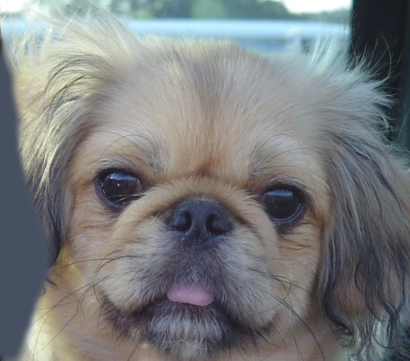
#> input picture project2/images/dog.bmp, 410 x 361 px
$ python project2.py
#> lines starting #> are read from the running program, lines starting #| are printed output that depends on the picture
### project2/utils.py
import cv2
import numpy as np
import matplotlib
import matplotlib.pyplot as plt

# [24 lines left out: function vis_hybrid_image, not called in this run]

def im2single(im):
  im = im.astype(np.float32) / 255
  return im

# [4 lines left out: function single2im, not called in this run]

def load_image(path):
#> called with path = '../project2/images/dog.bmp'
  return im2single(cv2.imread(path))[:, :, ::-1]
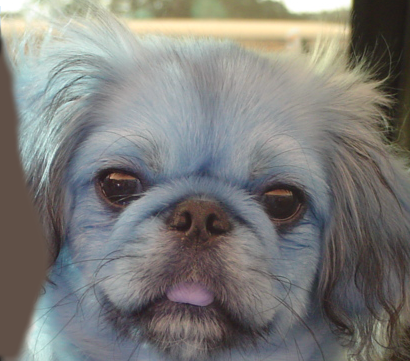
#> returned value: shape (361, 410, 3) float32; mean of channels 0, 1, 2 0.475, 0.488, 0.49; drawn as B, G, R
#> call 2 of load_image, with path = '../project2/images/cat.bmp'
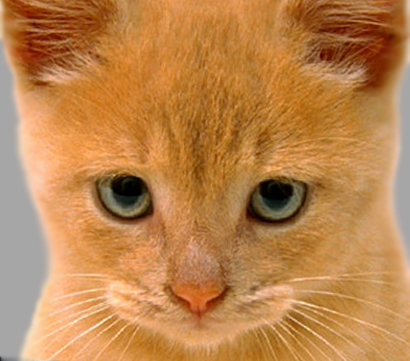
#> input picture project2/images/cat.bmp, 410 x 361 px
#> in load_image (call 2), `return im2single(cv2.imread(path))[:, :, ::-1]`:
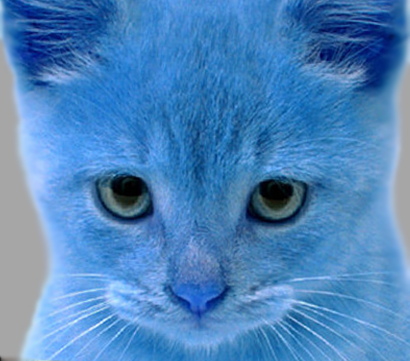
#> returned value: shape (361, 410, 3) float32; mean of channels 0, 1, 2 0.738, 0.52, 0.302; drawn as B, G, R

def save_image(path, im):
  return cv2.imwrite(path, single2im(im.copy())[:, :, ::-1])

# [9 lines that do not run on import are left out]

### project2/project2.py
import numpy as np
import matplotlib.pyplot as plt
import utils as u
import cv2

def my_imfilter(image, filter):
  """
  Apply a filter to an image. Return the filtered image.

  Args
  - image: numpy nd-array of dim (m, n, c)
  - filter: numpy nd-array of dim (k, k)
  Returns
  - filtered_image: numpy nd-array of dim (m, n, c)

  HINTS:
  - You may not use any libraries that do the work for you. Using numpy to work
   with matrices is fine and encouraged. Using opencv or similar to do the
   filtering for you is not allowed.
  - I encourage you to try implementing this naively first, just be aware that
   it may take an absurdly long time to run. You will need to get a function
   that takes a reasonable amount of time to run so that I can finish grading
   before the heat death of the universe.
   your code works.
  - Remember these are RGB images, accounting for the final image dimension.
  """

  assert filter.shape[0] % 2 == 1
  assert filter.shape[1] % 2 == 1

  ############################
  ### TODO: YOUR CODE HERE ###

  imageArray = np.dsplit(image, 1)
#> imageArray = 1 item
  imageMultiArray = np.array(imageArray)
  newFilteredArray = imageMultiArray.copy()
  imageRGBList = []
  imageWidth = len(imageMultiArray[0][0])
#> imageWidth = 410
  imageHeight = len(imageMultiArray[0])
#> imageHeight = 361
  imageRGBValues = len(imageMultiArray[0][0][0])
#> imageRGBValues = 3

  filterWidth = len(filter[0])
  filterHeight = len(filter)

  halfFilterWidth = filterWidth // 2
  halfFilterHeight = filterHeight // 2

  # [5 lines of commented-out code are left out]

  imageConv = np.zeros(image.shape)

  # halfFilterHeight, imageHeight - halfFilterHeight
  # halfFilterWidth, imageWidth - halfFilterWidth

  newFilteredValues = []
  for numberOfRows in range(imageHeight + filterHeight):
    tempNewFilteredValues = []
    for lengthOfRow in range(imageWidth + filterWidth):
      # sum = 0
      for numberOfFilterRows in range(filterHeight):
        for lengthOfFilterRow in range(filterWidth):
          # sum = sum + filter[numberOfFilterRows][lengthOfFilterRow] * image[numberOfRows - halfFilterHeight + numberOfFilterRows][lengthOfRow - halfFilterWidth + lengthOfFilterRow]
          pixelOfImage = imageMultiArray[0][numberOfFilterRows][lengthOfFilterRow]
          pixelOfFilter = filter[numberOfFilterRows][lengthOfFilterRow]
          resultingPixel = pixelOfImage * pixelOfFilter
          tempNewFilteredValues.append(resultingPixel)
      newFilteredValues.append(tempNewFilteredValues)
#> after the loop, newFilteredValues = 150332 items
      # imageConv[numberOfRows][lengthOfRow] = sum

  # filtered_image = np.array(imageConv)
#> (the run stopped early here; a loop or call above may not have finished)
